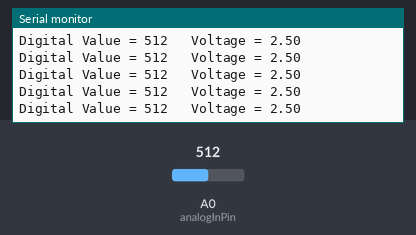
This sketch was run on a simulated Arduino Uno, built with avr-gcc and run on an emulated ATmega328P. On the bench: the last lines printed to the serial monitor. The inputs (shaded band) are chosen by the test bench; at power-on: A0 (analogInPin) = 512.

Above: at 1.2 s.
1.3 s: A0 (analogInPin) set to 716
At 1.56 s:
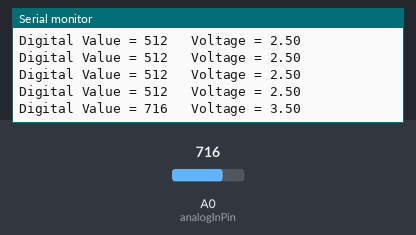
2.8 s: A0 (analogInPin) set to 900
At 2.97 s:
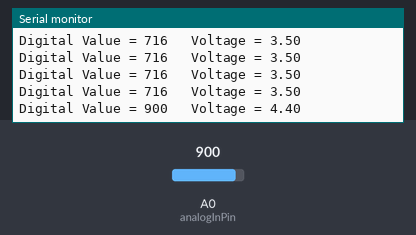
Timing chart, 0 to 5.8 s (numbered marks = the images above; inputs shaded):
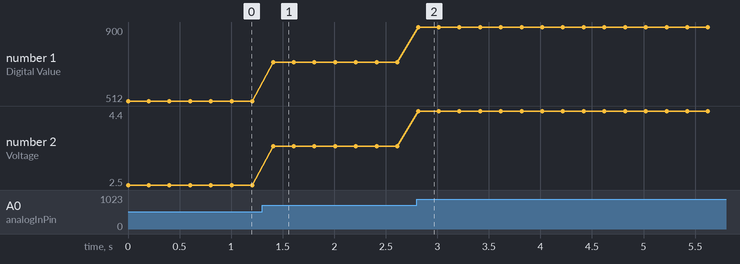

The sketch:

3.Potentiometer.ino
```cpp
const int analogInPin = A0;  // A0 pin is used for the Potentiometer

int sensorDigitalValue = 0;      // digital value from ADC (0–1023)
float sensorVoltageValue = 0.0;  // calculated voltage

void setup() {
  Serial.begin(9600); // initialize serial
}

void loop() {
  // read analog value (0–1023)
  sensorDigitalValue = analogRead(analogInPin);

  // convert to voltage
  sensorVoltageValue = (sensorDigitalValue * 5.0) / 1023.0;

  // print both values
  Serial.print("Digital Value = ");
  Serial.print(sensorDigitalValue);
  Serial.print("\t Voltage = ");
  Serial.println(sensorVoltageValue);

  delay(200); // wait for stable ADC reading
}
```

Measured:
- after the input at 1.3 s, the serial monitor: prints a new line after 0.11 s (image 1)
- after the input at 2.8 s, the serial monitor: prints a new line at once (image 2)
- plotted number 1: 512 → 716 after the input at 1.3 s, 716 → 900 after the input at 2.8 s
- plotted number 2: 2.5 → 3.5 after the input at 1.3 s, 3.5 → 4.4 after the input at 2.8 s
